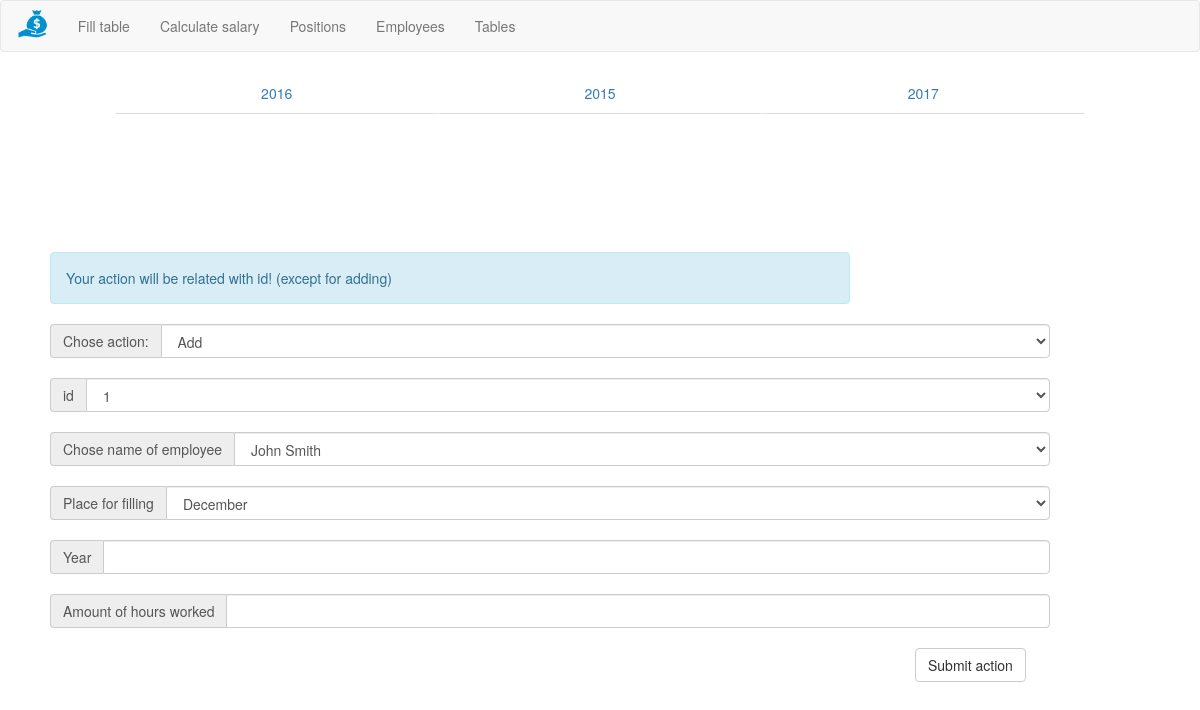
The app's page /tables/ with its own data.
### tables this page shows
CREATE TABLE Tables (id INTEGER, employeeId INTEGER, month INTEGER, year INTEGER, hours TEXT);

### __init__.py (the view)
@app.route("/tables/")
def tables():
    try:
        TABLES_DATA = Table().get_all_db_data()
        EMPLOYEES_DATA = Employee().get_all_db_data()
        indexes = []
        for item in TABLES_DATA:
            indexes.append(item[0])
        RENDERED_TABLES_DATA = Employee().render(TABLES_DATA)
        return render_template("tables.html", indexes=indexes, EMPLOYEES_DATA=EMPLOYEES_DATA, TABLES_DATA=RENDERED_TABLES_DATA, error=None)
    except Exception as e:
        return render_template("tables.html", indexes=[], TABLES_DATA={}, EMPLOYEES_DATA={}, error="Exception has been caught: " + e.args[0])

### Employee.py (called while the page is built)
    def get_all_db_data(self):
        db = sqlite.connect(self.database)
        db.row_factory = sqlite.Row
        with db:
            conn = db.cursor()
            conn.execute("SELECT * FROM {}".format(self.table))
            data = conn.fetchall()
            return data

### Table.py (called while the page is built)
    def get_all_db_data(self):
        db = sqlite.connect(self.database)
        db.row_factory = sqlite.Row
        with db:
            conn = db.cursor()
            conn.execute("SELECT * FROM {}".format(self.table))
            data = conn.fetchall()
            return data

### templates/tables.html (shortened to what this page needs)
{% extends "header.html" %}
{% block body %}
    <div class="col-md-offset-1 col-md-10 col-lg-offset-1 col-lg-10 col-xs-12">
        <ul class="nav nav-tabs nav-justified">
            {% for year in TABLES_DATA.keys() %}
            <li><a data-toggle="tab" href="#{{year}}"> {{year}} </a></li>
            {% endfor %}
        </ul>
    </div>
    <form method="POST" action="/tables-handler/" style="margin-top: 200px; clear: both;">
        <div class="alert alert-info" role="alert" style="margin:100px 50px 20px 50px; width: 800px;">
            Your action will be related with id! (except for adding)
        </div>
        <div class="input-group" style="margin: 20px 50px; width: 1000px;">
            <span class="input-group-addon" id="basic-addon1"> Chose action: </span>
            <select type="text" class="form-control"
                    aria-describedby="basic-addon1" name="action" value="{{request.form.action}}">
                <option value="add">Add</option>
            </select>
        </div>
        <div class="input-group" style="margin: 20px 50px; width: 1000px;">
            <span class="input-group-addon" id="basic-addon1"> id </span>
            <select type="text" class="form-control"
                    aria-describedby="basic-addon1" name="id" value="{{request.form.id}}">
                {% for item in indexes:%}
                <option value="{{item}}">{{item}}</option>
                {% endfor %}
            </select>
        </div>
                <div class="input-group" style="margin: 20px 50px; width: 1000px;">
            <span class="input-group-addon" id="basic-addon1"> Chose name of employee </span>
            <select type="text" class="form-control"
                    aria-describedby="basic-addon1"
                    name="employee_name" value="{{request.form.employee_name}}">
                {% for employee in EMPLOYEES_DATA %}
                <option>
                    {{employee["name"]}}
                </option>
                {% endfor %}
            </select>
        </div>
        <div class="input-group" style="margin: 20px 50px; width: 1000px;">
            <span class="input-group-addon" id="basic-addon1"> Place for filling </span>
            <select type="text" class="form-control"
                    aria-describedby="basic-addon1"
                    name="month" value="{{request.form.month}}">
                <option value="12"> December </option>
            </select>
        </div>
        <div class="input-group" style="margin: 20px 50px; width: 1000px;">
            <span class="input-group-addon" id="basic-addon1"> Year </span>
            <input type="number" class="form-control"
                    aria-describedby="basic-addon1"
                    name="year" value="{{request.form.year}}">
        </div>
        <div class="input-group" style="margin: 20px 50px; width: 1000px;">
            <span class="input-group-addon" id="basic-addon1"> Amount of hours worked</span>
            <input type="text" class="form-control"
                    aria-describedby="basic-addon1"
                    name="hours" value="{{request.form.hours}}">
        </div>
        <button type="submit" class="btn btn-default" style="margin-left: 915px; margin-bottom: 50px;"> Submit action </button>
    </form>
{% endblock%}

### records on screen
Tables: year "2016"
Tables: year "2015"
Tables: year "2017"

### other values on screen
form field id "1"
form field employee_name "John Smith"
